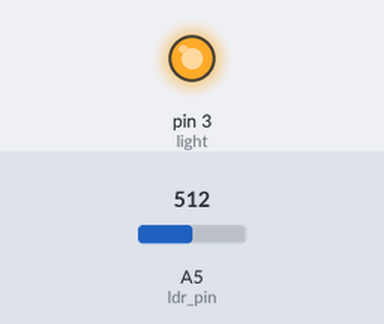
The sketch below on a simulated Arduino Uno, built with avr-gcc and run on an emulated ATmega328P. Shown: output pins drawn as LEDs (lit = HIGH). The test bench sets the inputs (shaded band); at power-on: A5 (ldr_pin) = 512.

Above: at 1.2 s.
1.3 s: A5 (ldr_pin) set to 523
At 2.0 s:
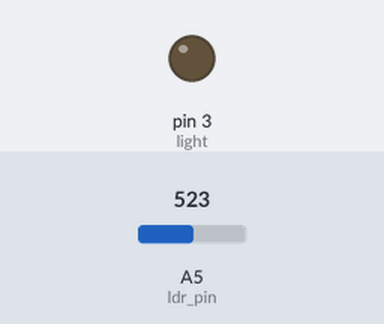
2.8 s: A5 (ldr_pin) set to 511
At 3.2 s:
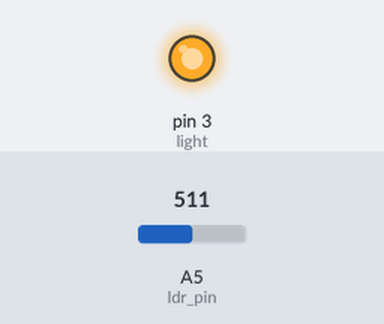
4.3 s: A5 (ldr_pin) set to 716
At 5.5 s:
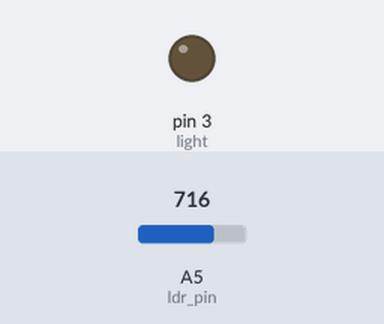
Timing chart, 0 to 7.3 s (numbered marks = the images above; inputs shaded):
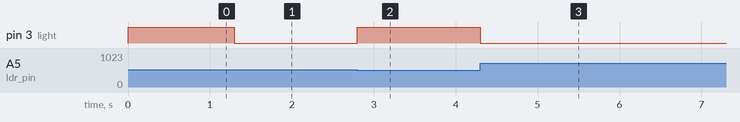

Measured:
- the behaviour switches between 512 and 513 on A5 (ldr_pin) (found by bisection; images 0 and 1)
- after the input at 1.3 s, pin 3 (light): HIGH → LOW at once
- after the input at 2.8 s, pin 3 (light): LOW → HIGH at once
- after the input at 4.3 s, pin 3 (light): HIGH → LOW at once

The sketch:

street_light_ldr_1.ino
```cpp
  int ldr_pin = A5;
  int ldr_value;

  int light = 3;

  void setup()
  {
    pinMode(light, OUTPUT); pinMode(ldr_pin, INPUT);
  }
  void loop()
  {
    ldr_value = analogRead(ldr_pin);
    if (ldr_value > 512)
      digitalWrite(light, 0);
    else
      digitalWrite(light, 1);

  }
```
